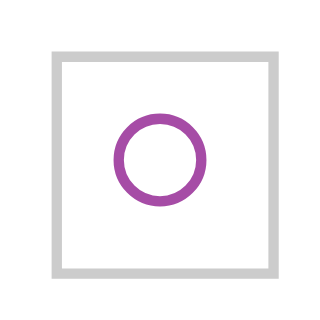

Write a Vega-Lite specification for this figure.
### Vega specification from a JSON file in a GitHub repository (floating-point values rounded to 4 significant figures)
{"$schema": "https://vega.github.io/schema/vega/v3.0.json", "autosize": "pad", "padding": 5, "encode": {"update": {"stroke": {"value": "#ccc"}, "fill": {"value": "transparent"}}}, "data": [{"name": "source_0", "values": [{"a": 2}]}], "signals": [{"name": "width", "update": "21"}, {"name": "height", "update": "21"}], "marks": [{"name": "marks", "type": "symbol", "role": "point", "from": {"data": "source_0"}, "encode": {"update": {"x": {"value": 10.5}, "y": {"value": 10.5}, "stroke": {"value": "purple"}, "fill": {"value": "transparent"}, "opacity": {"value": 0.7}}}}], "config": {"axis": {"quantitativeExtent": 30}}}
